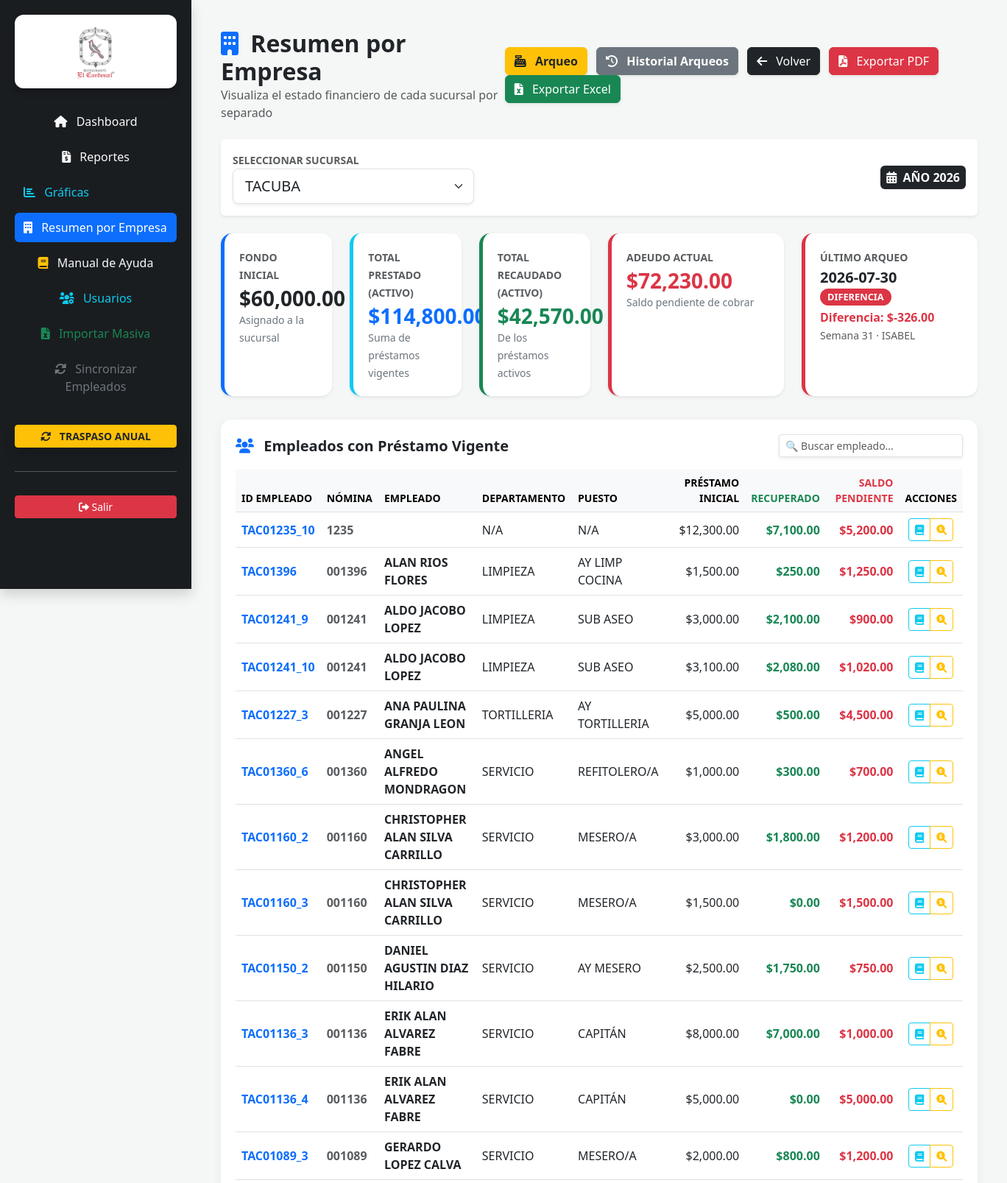
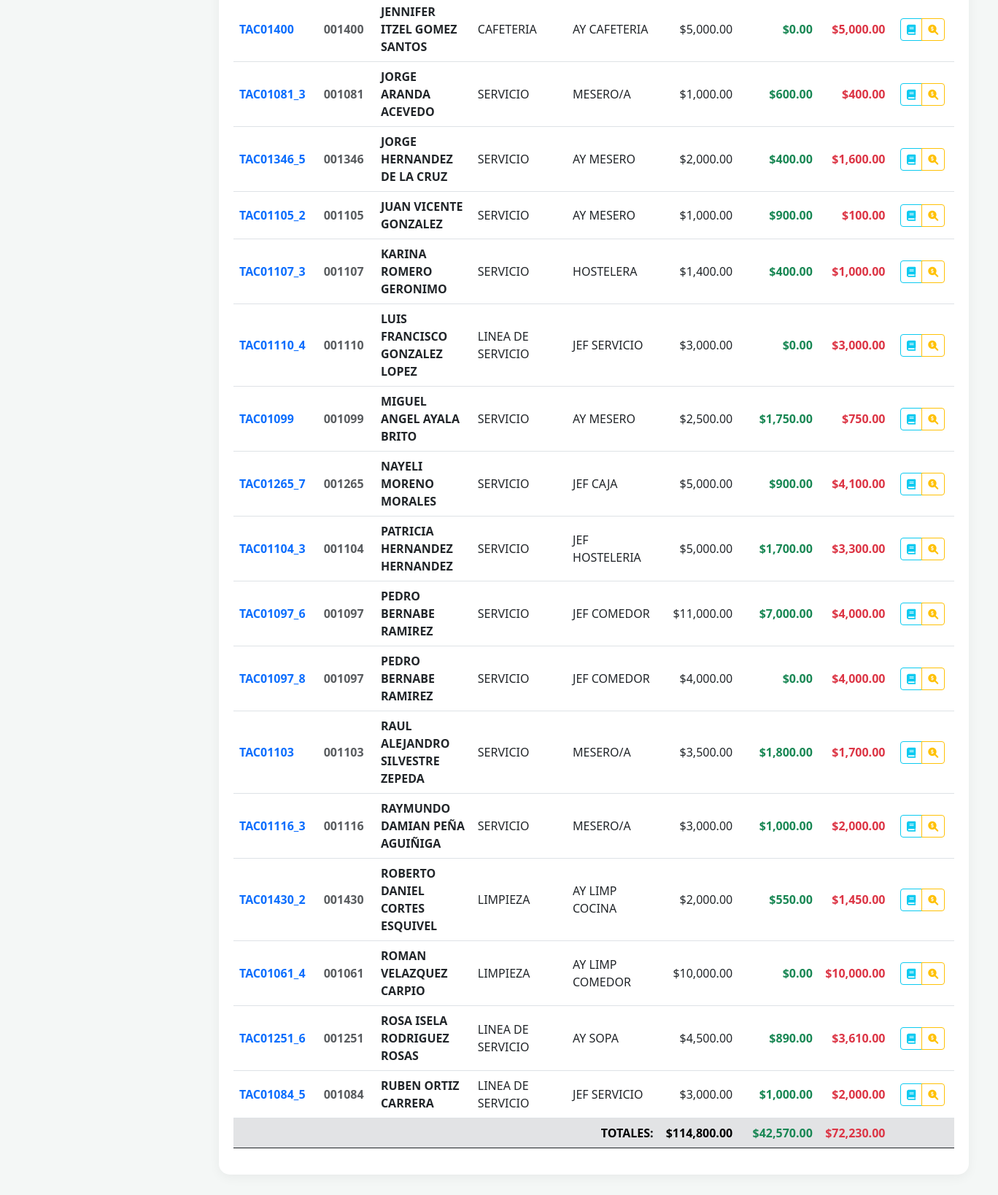
/resumen_empresa/TACUBA (signed in), run on the app's committed database (2 pictures, top to bottom).
### tables this page shows
CREATE TABLE arqueos (
        id INTEGER PRIMARY KEY AUTOINCREMENT, sucursal TEXT, fecha TEXT, semana INTEGER, 
        fondo_sistema REAL, efectivo_real REAL, diferencia REAL, observaciones TEXT, usuario TEXT, detalle TEXT);

CREATE TABLE prestamos (
        id INTEGER PRIMARY KEY AUTOINCREMENT, nomina TEXT, empleado TEXT NOT NULL,
        area TEXT, monto_inicial REAL, saldo_pendiente REAL, fecha_otorgamiento TEXT, sucursal TEXT, semana_otorgada INTEGER, autoriza TEXT, motivo_adicional TEXT, id_empleado TEXT, fecha_ingreso TEXT, puesto TEXT);

### app.py (the view)
@app.route('/resumen_empresa/<sucursal>')
def resumen_empresa(sucursal):
    if not es_admin() and session.get('sucursal') != sucursal:
        return redirect(f'/resumen_empresa/{session.get("sucursal")}')
    sucursales_validas = ['TACUBA', 'BOMBILLA', 'RESTORANES', 'NAPOLES', 'BRIGAR', 'BGARI']
    if sucursal not in sucursales_validas:
        sucursal = 'TACUBA'
    conn = sqlite3.connect(DB_NAME, timeout=10.0)
    conn.row_factory = sqlite3.Row
    caja = conn.execute('SELECT saldo_inicial, saldo_actual FROM cajas WHERE sucursal = ?', (sucursal,)).fetchone()
    fondo_inicial = int(caja['saldo_inicial']) if caja else 0
    fondo_actual = int(caja['saldo_actual']) if caja else 0
    ultimo_arqueo = conn.execute('SELECT * FROM arqueos WHERE sucursal = ? ORDER BY fecha DESC LIMIT 1', (sucursal,)).fetchone()
    hoy = datetime.now()
    semana_actual = hoy.isocalendar()[1]
    arqueo_pendiente = False
    if not (es_admin() and sucursal != session.get('sucursal')):
        arqueo_hecho = conn.execute('SELECT id FROM arqueos WHERE sucursal = ? AND semana = ? AND strftime("%Y", fecha) = ?',
                                    (sucursal, semana_actual, str(hoy.year))).fetchone()
        if not arqueo_hecho:
            arqueo_pendiente = True
    historial_arqueos = conn.execute('SELECT * FROM arqueos WHERE sucursal = ? ORDER BY id DESC', (sucursal,)).fetchall()
    historial_arqueos_parsed = []
    for a in historial_arqueos:
        a_dict = dict(a)
        try:
            if a_dict.get('detalle'):
                a_dict['detalle'] = json.loads(a_dict['detalle'])
            else:
                a_dict['detalle'] = {}
        except:
            a_dict['detalle'] = {}
        a_dict['detalle_json'] = json.dumps(a_dict['detalle'], ensure_ascii=False)
        historial_arqueos_parsed.append(a_dict)
    prestamos_activos = conn.execute('''
        SELECT id, id_empleado, nomina, empleado, area, puesto, monto_inicial, saldo_pendiente, fecha_ingreso,
               (monto_inicial - saldo_pendiente) as recuperado
        FROM prestamos
        WHERE sucursal = ? AND saldo_pendiente > 0
        ORDER BY empleado ASC
    ''', (sucursal,)).fetchall()
    total_prestado = conn.execute('SELECT SUM(monto_inicial) FROM prestamos WHERE sucursal = ? AND saldo_pendiente > 0', (sucursal,)).fetchone()[0] or 0
    total_adeudo = conn.execute('SELECT SUM(saldo_pendiente) FROM prestamos WHERE sucursal = ? AND saldo_pendiente > 0', (sucursal,)).fetchone()[0] or 0
    total_recaudado = total_prestado - total_adeudo
    cajas = conn.execute('SELECT * FROM cajas').fetchall()
    usuarios_lista = conn.execute('SELECT * FROM usuarios WHERE username != "SISTEMAS"').fetchall()
    res_anio = conn.execute('SELECT fecha_otorgamiento FROM prestamos ORDER BY id DESC LIMIT 1').fetchone()
    anio_act = str(hoy.year)
    if res_anio and res_anio[0]:
        match = re.search(r'\d{4}', str(res_anio[0]))
        if match:
            anio_act = match.group()
    conn.close()
    return render_template('resumen_empresa.html',
                          sucursal=sucursal, sucursales=sucursales_validas,
                          fondo_inicial=fondo_inicial, fondo_actual=fondo_actual,
                          total_prestado=total_prestado, total_recaudado=total_recaudado,
                          total_adeudo=total_adeudo, prestamos=prestamos_activos,
                          anio_act=anio_act, admin=es_admin(), cajas=cajas,
                          usuarios=usuarios_lista, datetime=datetime,
                          arqueo_pendiente=arqueo_pendiente, historial_arqueos=historial_arqueos_parsed,
                          ultimo_arqueo=ultimo_arqueo)

### templates/resumen_empresa.html (shortened to what this page needs)
<!DOCTYPE html>
<html lang="es">
<head>
    <link href="https://cdn.jsdelivr.net/npm/bootstrap@5.3.0/dist/css/bootstrap.min.css" rel="stylesheet">
    <link rel="stylesheet" href="https://cdnjs.cloudflare.com/ajax/libs/font-awesome/6.0.0/css/all.min.css">
</head>
<body>
<div class="sidebar shadow text-center">
    <div class="logo-box">
        <img src="{{ url_for('static', filename='logo_cardenal.png') }}" alt="El Cardenal" class="img-fluid" style="max-height: 80px;">
    </div>
    <nav class="nav flex-column gap-2 text-start">
        <a href="/" class="btn btn-outline-light border-0 py-2"><i class="fas fa-home me-2"></i> Dashboard</a>
        <a href="/reportes" class="btn btn-outline-light border-0 py-2"><i class="fas fa-file-invoice-dollar me-2"></i> Reportes</a>
        <a href="/graficas" class="btn btn-outline-info border-0 py-2 text-start"><i class="fas fa-chart-bar me-2"></i> Gráficas</a>
        <a href="/resumen_empresa" class="btn btn-outline-primary border-0 py-2 text-start active"><i class="fas fa-building me-2"></i> Resumen por Empresa</a>
        <a href="/manual_ayuda" target="_blank" class="btn btn-outline-light border-0 py-2"><i class="fas fa-book me-2 text-warning"></i> Manual de Ayuda</a>
        {% if admin %}
        <button class="btn btn-outline-info border-0 py-2" data-bs-toggle="modal" data-bs-target="#modalUsuarios"><i class="fas fa-users-cog me-2"></i> Usuarios</button>
        <button class="btn btn-outline-success border-0 py-2" data-bs-toggle="modal" data-bs-target="#modalExcel"><i class="fas fa-file-excel me-2"></i> Importar Masiva</button>
        <button class="btn btn-outline-secondary border-0 py-2" data-bs-toggle="modal" data-bs-target="#modalSincronizar"><i class="fas fa-sync-alt me-2"></i> Sincronizar Empleados</button>
        <button class="btn btn-warning text-dark fw-bold btn-sm mt-4 shadow" data-bs-toggle="modal" data-bs-target="#modalAnio"><i class="fas fa-sync-alt me-2"></i> TRASPASO ANUAL</button>
        {% endif %}
        <hr class="opacity-25 mt-4">
        <a href="/logout" class="btn btn-danger btn-sm w-100 mt-2 mb-3"><i class="fas fa-sign-out-alt"></i> Salir</a>
    </nav>
</div>
<div class="main-content">
    <div class="d-flex justify-content-between align-items-center mb-4">
        <div>
            <h2 class="fw-bold text-dark mb-0"><i class="fas fa-building me-2 text-primary"></i> Resumen por Empresa</h2>
            <p class="text-muted mb-0">Visualiza el estado financiero de cada sucursal por separado</p>
        </div>
        <div class="no-print">
            {% if admin %}
            <button class="btn btn-warning shadow-sm text-dark fw-bold me-2" data-bs-toggle="modal" data-bs-target="#modalArqueo"><i class="fas fa-cash-register me-2"></i> Arqueo</button>
            {% endif %}
            <button class="btn btn-secondary shadow-sm fw-bold me-2" data-bs-toggle="modal" data-bs-target="#modalHistorialArqueos"><i class="fas fa-history me-2"></i> Historial Arqueos</button>
            <a href="/" class="btn btn-dark shadow-sm me-2"><i class="fas fa-arrow-left me-2"></i> Volver</a>
            <button onclick="exportarPDF()" class="btn btn-danger shadow-sm"><i class="fas fa-file-pdf me-2"></i> Exportar PDF</button>
            <button onclick="exportarExcel()" class="btn btn-success shadow-sm"><i class="fas fa-file-excel me-2"></i> Exportar Excel</button>
        </div>
    </div>
    <div class="card p-3 shadow-sm mb-4 bg-white border-0 no-print">
        <div class="row align-items-center">
            <div class="col-md-8">
                <label class="fw-bold text-muted text-uppercase small">Seleccionar Sucursal</label>
                {% if admin %}
                <select id="selectorSucursal" class="form-select form-select-lg w-50 shadow-sm" onchange="location = '/resumen_empresa/' + this.value;">
                    {% for s in sucursales %}
                    <option value="{{ s }}" {% if s == sucursal %}selected{% endif %}>{{ s }}</option>
                    {% endfor %}
                </select>
                {% else %}
                <input type="text" class="form-control form-control-lg w-50 bg-light fw-bold text-center" value="{{ sucursal }}" readonly>
                {% endif %}
            </div>
            <div class="col-md-4 text-end">
                <span class="badge bg-dark fs-6 p-2"><i class="fas fa-calendar-alt me-1"></i> AÑO {{ anio_act }}</span>
            </div>
        </div>
    </div>
    <div class="row mb-4">
        <div class="col-lg-2 col-md-4 mb-2">
            <div class="kpi-card shadow-sm border-primary">
                <small class="text-muted fw-bold text-uppercase">Fondo Inicial</small>
                <h3 class="fw-bold text-dark mb-0 mt-1">${{ "{:,.2f}".format(fondo_inicial) }}</h3>
                <small class="text-secondary">Asignado a la sucursal</small>
            </div>
        </div>
        <div class="col-lg-2 col-md-4 mb-2">
            <div class="kpi-card shadow-sm border-info">
                <small class="text-muted fw-bold text-uppercase">Total Prestado (Activo)</small>
                <h3 class="fw-bold text-primary mb-0 mt-1">${{ "{:,.2f}".format(total_prestado) }}</h3>
                <small class="text-secondary">Suma de préstamos vigentes</small>
            </div>
        </div>
        <div class="col-lg-2 col-md-4 mb-2">
            <div class="kpi-card shadow-sm border-success">
                <small class="text-muted fw-bold text-uppercase">Total Recaudado (Activo)</small>
                <h3 class="fw-bold text-success mb-0 mt-1">${{ "{:,.2f}".format(total_recaudado) }}</h3>
                <small class="text-secondary">De los préstamos activos</small>
            </div>
        </div>
        <div class="col-lg-3 col-md-4 mb-2">
            <div class="kpi-card shadow-sm border-danger">
                <small class="text-muted fw-bold text-uppercase">Adeudo Actual</small>
                <h3 class="fw-bold text-danger mb-0 mt-1">${{ "{:,.2f}".format(total_adeudo) }}</h3>
                <small class="text-secondary">Saldo pendiente de cobrar</small>
            </div>
        </div>
        <div class="col-lg-3 col-md-4 mb-2">
            <div class="kpi-card shadow-sm border-{{ 'success' if ultimo_arqueo and ultimo_arqueo.diferencia == 0 else 'danger' }}"
                 style="border-left-color: {{ '#28a745' if ultimo_arqueo and ultimo_arqueo.diferencia == 0 else '#dc3545' }};">
                <small class="text-muted fw-bold text-uppercase">Último Arqueo</small>
                {% if ultimo_arqueo %}
                    <h5 class="fw-bold mb-0 mt-1">
                        {{ ultimo_arqueo.fecha.split(' ')[0] }}
                        <span class="badge {{ 'bg-success' if ultimo_arqueo.diferencia == 0 else 'bg-danger' }} badge-estatus">
                            {{ 'CUADRADO' if ultimo_arqueo.diferencia == 0 else 'DIFERENCIA' }}
                        </span>
                    </h5>
                    <div class="mt-1">
                        <span class="fw-bold {{ 'text-success' if ultimo_arqueo.diferencia == 0 else 'text-danger' }}">
                            Diferencia: ${{ "{:,.2f}".format(ultimo_arqueo.diferencia) }}
                        </span>
                    </div>
                    <small class="text-muted">Semana {{ ultimo_arqueo.semana }} · {{ ultimo_arqueo.usuario }}</small>
                {% else %}
                    <h5 class="fw-bold text-muted mt-1">Sin arqueo</h5>
                    <small class="text-secondary">No hay registros</small>
                {% endif %}
            </div>
        </div>
    </div>
    <div class="table-container" id="tablaContainer">
        <div class="d-flex justify-content-between align-items-center mb-3 no-print">
            <h5 class="fw-bold mb-0"><i class="fas fa-users me-2 text-primary"></i> Empleados con Préstamo Vigente</h5>
            <div>
                <input type="text" id="busqueda" class="form-control form-control-sm shadow-sm" placeholder="🔍 Buscar empleado..." style="width: 250px;" onkeyup="filtrarTabla()">
            </div>
        </div>
        <table class="table table-hover align-middle" id="tablaEmpleados">
            <thead class="table-light text-uppercase small">
                <tr>
                    <th>ID Empleado</th>
                    <th>Nómina</th>
                    <th>Empleado</th>
                    <th>DEPARTAMENTO</th>
                    <th>PUESTO</th>
                    <th class="text-end">Préstamo Inicial</th>
                    <th class="text-end text-success">Recuperado</th>
                    <th class="text-end text-danger">Saldo Pendiente</th>
                    <th class="text-center no-print">Acciones</th>
                </tr>
            </thead>
            <tbody>
                {% set total_prestado_suma = namespace(valor=0) %}
                {% set total_recuperado_suma = namespace(valor=0) %}
                {% set total_pendiente_suma = namespace(valor=0) %}
                {% for p in prestamos %}
                    {% set total_prestado_suma.valor = total_prestado_suma.valor + p.monto_inicial %}
                    {% set total_recuperado_suma.valor = total_recuperado_suma.valor + p.recuperado %}
                    {% set total_pendiente_suma.valor = total_pendiente_suma.valor + p.saldo_pendiente %}
                <tr>
                    <td class="fw-bold text-primary">{{ p.id_empleado or 'N/A' }}</td>
                    <td class="text-muted fw-bold">{{ p.nomina }}</td>
                    <td class="fw-bold">{{ p.empleado }}</td>
                    <td>{{ p.area or 'N/A' }}</td>
                    <td>{{ p.puesto or 'N/A' }}</td>
                    <td class="text-end">${{ "{:,.2f}".format(p.monto_inicial) }}</td>
                    <td class="text-end text-success fw-bold">${{ "{:,.2f}".format(p.recuperado) }}</td>
                    <td class="text-end text-danger fw-bold">${{ "{:,.2f}".format(p.saldo_pendiente) }}</td>
                    <td class="text-center no-print">
                        <div class="btn-group">
                            <a href="/reporte/kardex_empleado" class="btn btn-sm btn-outline-info" title="Ver Kardex" onclick="event.preventDefault(); document.getElementById('formKardex{{ p.id }}').submit();">
                                <i class="fas fa-book"></i>
                            </a>
                            <a href="/auditar_abonos/{{ p.id }}" class="btn btn-sm btn-outline-warning" title="Auditar Abonos">
                                <i class="fas fa-search-dollar"></i>
                            </a>
                        </div>
                    </td>
                </tr>
                {% else %}
                <tr><td colspan="9" class="text-center text-muted py-4">No hay empleados con préstamos activos en esta sucursal.</td></tr>
                {% endfor %}
            </tbody>
            <tfoot class="table-secondary fw-bold border-top border-dark">
                <tr>
                    <td colspan="5" class="text-end text-uppercase">TOTALES:</td>
                    <td class="text-end" id="total_prestado_foot">${{ "{:,.2f}".format(total_prestado_suma.valor) }}</td>
                    <td class="text-end text-success" id="total_recuperado_foot">${{ "{:,.2f}".format(total_recuperado_suma.valor) }}</td>
                    <td class="text-end text-danger" id="total_pendiente_foot">${{ "{:,.2f}".format(total_pendiente_suma.valor) }}</td>
                    <td class="no-print"></td>
                </tr>
            </tfoot>
        </table>
    </div>
</div>
</body>
</html>

### data on the page
arqueos: fecha "2026-07-30", diferencia "DIFERENCIA", diferencia "-326.00", semana "31", usuario "ISABEL"
prestamos: id_empleado "TAC01235_10", nomina "1235", area "N/A", puesto "N/A", monto_inicial "12,300.00", recuperado "7,100.00", saldo_pendiente "5,200.00"
prestamos: id_empleado "TAC01396", nomina "001396", empleado "ALAN RIOS FLORES", area "LIMPIEZA", puesto "AY LIMP COCINA", monto_inicial "1,500.00", recuperado "250.00", saldo_pendiente "1,250.00"
prestamos: id_empleado "TAC01241_9", nomina "001241", empleado "ALDO JACOBO LOPEZ", area "LIMPIEZA", puesto "SUB ASEO", monto_inicial "3,000.00", recuperado "2,100.00", saldo_pendiente "900.00"
prestamos: id_empleado "TAC01241_10", nomina "001241", empleado "ALDO JACOBO LOPEZ", area "LIMPIEZA", puesto "SUB ASEO", monto_inicial "3,100.00", recuperado "2,080.00", saldo_pendiente "1,020.00"
prestamos: id_empleado "TAC01227_3", nomina "001227", empleado "ANA PAULINA GRANJA LEON", area "TORTILLERIA", puesto "AY TORTILLERIA", monto_inicial "5,000.00", recuperado "500.00", saldo_pendiente "4,500.00"
prestamos: id_empleado "TAC01360_6", nomina "001360", empleado "ANGEL ALFREDO MONDRAGON", area "SERVICIO", puesto "REFITOLERO/A", monto_inicial "1,000.00", recuperado "300.00", saldo_pendiente "700.00"
prestamos: id_empleado "TAC01160_2", nomina "001160", empleado "CHRISTOPHER ALAN SILVA CARRILLO", area "SERVICIO", puesto "MESERO/A", monto_inicial "3,000.00", recuperado "1,800.00", saldo_pendiente "1,200.00"
prestamos: id_empleado "TAC01160_3", nomina "001160", empleado "CHRISTOPHER ALAN SILVA CARRILLO", area "SERVICIO", puesto "MESERO/A", monto_inicial "1,500.00", recuperado "0.00", saldo_pendiente "1,500.00"
prestamos: id_empleado "TAC01150_2", nomina "001150", empleado "DANIEL AGUSTIN DIAZ HILARIO", area "SERVICIO", puesto "AY MESERO", monto_inicial "2,500.00", recuperado "1,750.00", saldo_pendiente "750.00"
prestamos: id_empleado "TAC01136_3", nomina "001136", empleado "ERIK ALAN ALVAREZ FABRE", area "SERVICIO", puesto "CAPITÁN", monto_inicial "8,000.00", recuperado "7,000.00", saldo_pendiente "1,000.00"
prestamos: id_empleado "TAC01136_4", nomina "001136", empleado "ERIK ALAN ALVAREZ FABRE", area "SERVICIO", puesto "CAPITÁN", monto_inicial "5,000.00", recuperado "0.00", saldo_pendiente "5,000.00"
prestamos: id_empleado "TAC01089_3", nomina "001089", empleado "GERARDO LOPEZ CALVA", area "SERVICIO", puesto "MESERO/A", monto_inicial "2,000.00", recuperado "800.00", saldo_pendiente "1,200.00"
prestamos: id_empleado "TAC01400", nomina "001400", empleado "JENNIFER ITZEL GOMEZ SANTOS", area "CAFETERIA", puesto "AY CAFETERIA", monto_inicial "5,000.00", recuperado "0.00", saldo_pendiente "5,000.00"
prestamos: id_empleado "TAC01081_3", nomina "001081", empleado "JORGE ARANDA ACEVEDO", area "SERVICIO", puesto "MESERO/A", monto_inicial "1,000.00", recuperado "600.00", saldo_pendiente "400.00"
prestamos: id_empleado "TAC01346_5", nomina "001346", empleado "JORGE HERNANDEZ DE LA CRUZ", area "SERVICIO", puesto "AY MESERO", monto_inicial "2,000.00", recuperado "400.00", saldo_pendiente "1,600.00"
prestamos: id_empleado "TAC01105_2", nomina "001105", empleado "JUAN VICENTE GONZALEZ", area "SERVICIO", puesto "AY MESERO", monto_inicial "1,000.00", recuperado "900.00", saldo_pendiente "100.00"
prestamos: id_empleado "TAC01107_3", nomina "001107", empleado "KARINA ROMERO GERONIMO", area "SERVICIO", puesto "HOSTELERA", monto_inicial "1,400.00", recuperado "400.00", saldo_pendiente "1,000.00"
prestamos: id_empleado "TAC01110_4", nomina "001110", empleado "LUIS FRANCISCO GONZALEZ LOPEZ", area "LINEA DE SERVICIO", puesto "JEF SERVICIO", monto_inicial "3,000.00", recuperado "0.00", saldo_pendiente "3,000.00"
prestamos: id_empleado "TAC01099", nomina "001099", empleado "MIGUEL ANGEL AYALA BRITO", area "SERVICIO", puesto "AY MESERO", monto_inicial "2,500.00", recuperado "1,750.00", saldo_pendiente "750.00"
prestamos: id_empleado "TAC01265_7", nomina "001265", empleado "NAYELI MORENO MORALES", area "SERVICIO", puesto "JEF CAJA", monto_inicial "5,000.00", recuperado "900.00", saldo_pendiente "4,100.00"
prestamos: id_empleado "TAC01104_3", nomina "001104", empleado "PATRICIA HERNANDEZ HERNANDEZ", area "SERVICIO", puesto "JEF HOSTELERIA", monto_inicial "5,000.00", recuperado "1,700.00", saldo_pendiente "3,300.00"
prestamos: id_empleado "TAC01097_6", nomina "001097", empleado "PEDRO BERNABE RAMIREZ", area "SERVICIO", puesto "JEF COMEDOR", monto_inicial "11,000.00", recuperado "7,000.00", saldo_pendiente "4,000.00"
prestamos: id_empleado "TAC01097_8", nomina "001097", empleado "PEDRO BERNABE RAMIREZ", area "SERVICIO", puesto "JEF COMEDOR", monto_inicial "4,000.00", recuperado "0.00", saldo_pendiente "4,000.00"
prestamos: id_empleado "TAC01103", nomina "001103", empleado "RAUL ALEJANDRO SILVESTRE ZEPEDA", area "SERVICIO", puesto "MESERO/A", monto_inicial "3,500.00", recuperado "1,800.00", saldo_pendiente "1,700.00"
prestamos: id_empleado "TAC01116_3", nomina "001116", empleado "RAYMUNDO DAMIAN PEÑA AGUIÑIGA", area "SERVICIO", puesto "MESERO/A", monto_inicial "3,000.00", recuperado "1,000.00", saldo_pendiente "2,000.00"
prestamos: id_empleado "TAC01430_2", nomina "001430", empleado "ROBERTO DANIEL CORTES ESQUIVEL", area "LIMPIEZA", puesto "AY LIMP COCINA", monto_inicial "2,000.00", recuperado "550.00", saldo_pendiente "1,450.00"
prestamos: id_empleado "TAC01061_4", nomina "001061", empleado "ROMAN VELAZQUEZ CARPIO", area "LIMPIEZA", puesto "AY LIMP COMEDOR", monto_inicial "10,000.00", recuperado "0.00", saldo_pendiente "10,000.00"
prestamos: id_empleado "TAC01251_6", nomina "001251", empleado "ROSA ISELA RODRIGUEZ ROSAS", area "LINEA DE SERVICIO", puesto "AY SOPA", monto_inicial "4,500.00", recuperado "890.00", saldo_pendiente "3,610.00"
prestamos: id_empleado "TAC01084_5", nomina "001084", empleado "RUBEN ORTIZ CARRERA", area "LINEA DE SERVICIO", puesto "JEF SERVICIO", monto_inicial "3,000.00", recuperado "1,000.00", saldo_pendiente "2,000.00"

### other printed values
{{ anio_act }} "2026"
{{ "{:,.2f}".format(fondo_inicial) }} "60,000.00"
{{ "{:,.2f}".format(total_prestado) }} "114,800.00"
{{ "{:,.2f}".format(total_recaudado) }} "42,570.00"
{{ "{:,.2f}".format(total_adeudo) }} "72,230.00"
{{ "{:,.2f}".format(total_prestado_suma.valor) }} "114,800.00"
{{ "{:,.2f}".format(total_recuperado_suma.valor) }} "42,570.00"
{{ "{:,.2f}".format(total_pendiente_suma.valor) }} "72,230.00"
form field value "TACUBA"
